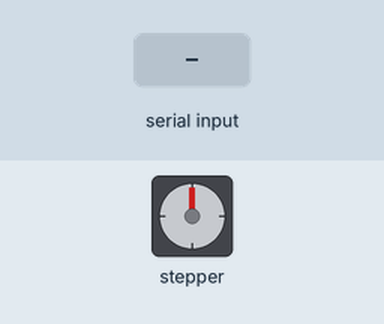
This sketch was run on a simulated Arduino Uno, built with avr-gcc and run on an emulated ATmega328P. Parts: stepper motor. Wiring (inferred from the names in the program): stepper motor driver (200 steps per turn assumed): step pin 5; direction pin 4. Inputs (shaded band) come from the test bench.

Above: at 1.2 s.
1.3 s: "r" received over Serial
At 1.7 s:
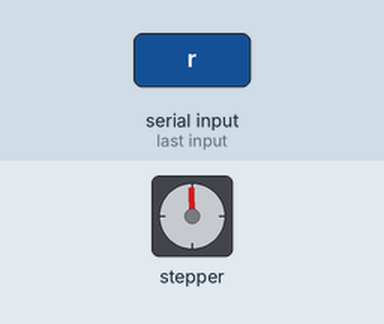
2.8 s: "l" received over Serial
At 4.1 s:
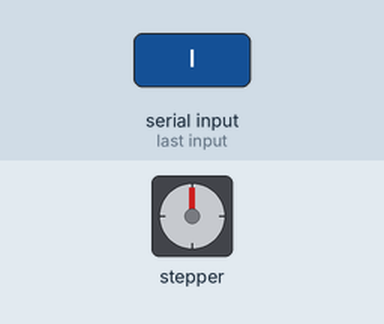
Timing chart, 0 to 5.8 s (numbered marks = the images above; inputs shaded):
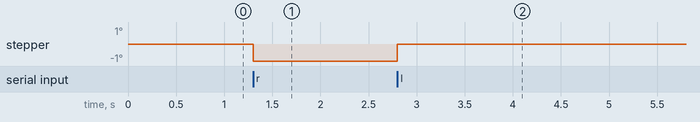

The sketch:

stepper_motor.ino
```cpp
#define dirPin 4
#define stepPin 5

char val = '0';

void setup() {
  pinMode(stepPin, OUTPUT);
  pinMode(dirPin, OUTPUT);
  Serial.begin(9600);
}

void loop() {
  if (Serial.available())
  {
    val = Serial.read();
    if (val == 'r')
    {
      digitalWrite(dirPin, LOW);
      digitalWrite(stepPin, HIGH);
      delayMicroseconds(2500);
      digitalWrite(stepPin, LOW);
      delayMicroseconds(2500);
    }

    if (val == 'l')
    {
      digitalWrite(dirPin, HIGH);
      digitalWrite(stepPin, HIGH);
      delayMicroseconds(2500);
      digitalWrite(stepPin, LOW);
      delayMicroseconds(2500);
    }
  }
}
```
